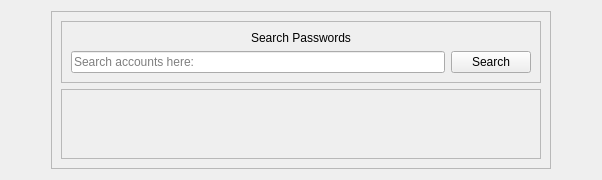
      <widget class="QWidget" name="tabView">
       <attribute name="title">
        <string>View All</string>
       </attribute>
       <layout class="QHBoxLayout" name="horizontalLayout">
        <item>
         <spacer name="hSpaceView1">
          <property name="orientation">
           <enum>Qt::Horizontal</enum>
          </property>
          <property name="sizeHint" stdset="0">
           <size>
            <width>40</width>
            <height>20</height>
           </size>
          </property>
         </spacer>
        </item>
        <item>
         <widget class="QFrame" name="frmView">
          <property name="minimumSize">
           <size>
            <width>500</width>
            <height>60</height>
           </size>
          </property>
          <property name="frameShape">
           <enum>QFrame::StyledPanel</enum>
          </property>
          <property name="frameShadow">
           <enum>QFrame::Raised</enum>
          </property>
          <layout class="QVBoxLayout" name="verticalLayout_7">
           <item>
            <widget class="QFrame" name="frmViewSearch">
             <property name="minimumSize">
              <size>
               <width>0</width>
               <height>0</height>
              </size>
             </property>
             <property name="maximumSize">
              <size>
               <width>16777215</width>
               <height>70</height>
              </size>
             </property>
             <property name="frameShape">
              <enum>QFrame::StyledPanel</enum>
             </property>
             <property name="frameShadow">
              <enum>QFrame::Raised</enum>
             </property>
             <layout class="QVBoxLayout" name="verticalLayout_8">
              <item>
               <widget class="QLabel" name="lblViewSearch">
                <property name="text">
                 <string>Search Passwords</string>
                </property>
                <property name="alignment">
                 <set>Qt::AlignCenter</set>
                </property>
               </widget>
              </item>
              <item>
               <layout class="QHBoxLayout" name="hlayViewSearch">
                <item>
                 <widget class="QLineEdit" name="edtViewSearch">
                  <property name="placeholderText">
                   <string>Search accounts here:</string>
                  </property>
                 </widget>
                </item>
                <item>
                 <widget class="QPushButton" name="btnViewSearch">
                  <property name="text">
                   <string>Search</string>
                  </property>
                 </widget>
                </item>
               </layout>
              </item>
             </layout>
            </widget>
           </item>
           <item>
            <widget class="QScrollArea" name="scrViewAll">
             <property name="widgetResizable">
              <bool>true</bool>
             </property>
             <widget class="QWidget" name="scrollAreaWidgetContents">
              <property name="geometry">
               <rect>
                <x>0</x>
                <y>0</y>
                <width>478</width>
                <height>547</height>
               </rect>
              </property>
              <layout class="QVBoxLayout" name="verticalLayout_9"/>
             </widget>
            </widget>
           </item>
          </layout>
          <zorder>scrViewAll</zorder>
          <zorder>frmViewSearch</zorder>
         </widget>
        </item>
        <item>
         <spacer name="hSpaceView1_2">
          <property name="orientation">
           <enum>Qt::Horizontal</enum>
          </property>
          <property name="sizeHint" stdset="0">
           <size>
            <width>40</width>
            <height>20</height>
           </size>
          </property>
         </spacer>
        </item>
       </layout>
      </widget>
